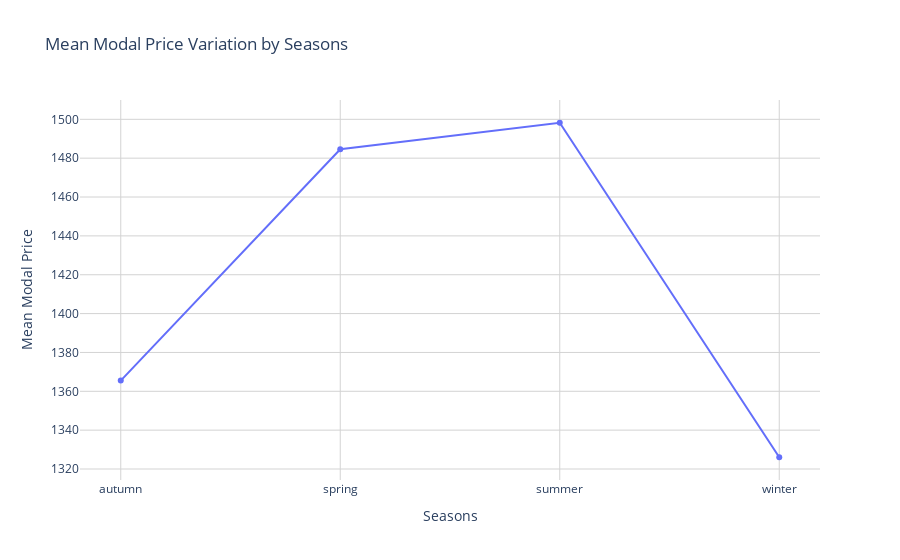

The code cell stored with this chart in its notebook:
### Code cell
import plotly.express as px
import pandas as pd

# Assuming your dataset is named 'df' with the provided columns

# Group the data by 'seasons' and calculate the mean modal price for each season
seasonal_mean_prices = df.groupby('seasons')['modal_price'].mean().reset_index()

# Create the line chart
fig = px.line(seasonal_mean_prices, x='seasons', y='modal_price',
              labels={'seasons': 'Seasons', 'modal_price': 'Mean Modal Price'},
              title='Mean Modal Price Variation by Seasons')

fig.update_layout(
    xaxis=dict(title='Seasons'),
    yaxis=dict(title='Mean Modal Price'),
    xaxis_showgrid=True,
    yaxis_showgrid=True,
    xaxis_gridcolor='lightgray',
    yaxis_gridcolor='lightgray',
    plot_bgcolor='white',  # Set the plot background color
    legend=dict(title='Legend', bgcolor='lightgray', bordercolor='gray', borderwidth=1)
)

fig.update_traces(mode='lines+markers')  # Add markers to data points for better visibility

fig.show()

### Figure 1 — Plotly figure (JSON) as saved in the notebook; plotly's stock layout.template omitted (floating-point values rounded to 4 significant figures)
{"data": [{"hovertemplate": "Seasons=%{x}<br>Mean Modal Price=%{y}<extra></extra>", "legendgroup": "", "line": {"color": "#636efa", "dash": "solid"}, "marker": {"symbol": "circle"}, "mode": "lines+markers", "name": "", "orientation": "v", "showlegend": false, "type": "scatter", "x": ["autumn", "spring", "summer", "winter"], "xaxis": "x", "y": [1366.0, 1485.0, 1498.0, 1326.0], "yaxis": "y"}], "layout": {"legend": {"bgcolor": "lightgray", "bordercolor": "gray", "borderwidth": 1, "title": {"text": "Legend"}, "tracegroupgap": 0}, "plot_bgcolor": "white", "title": {"text": "Mean Modal Price Variation by Seasons"}, "xaxis": {"anchor": "y", "domain": [0, 1], "gridcolor": "lightgray", "showgrid": true, "title": {"text": "Seasons"}}, "yaxis": {"anchor": "x", "domain": [0, 1], "gridcolor": "lightgray", "showgrid": true, "title": {"text": "Mean Modal Price"}}}}
